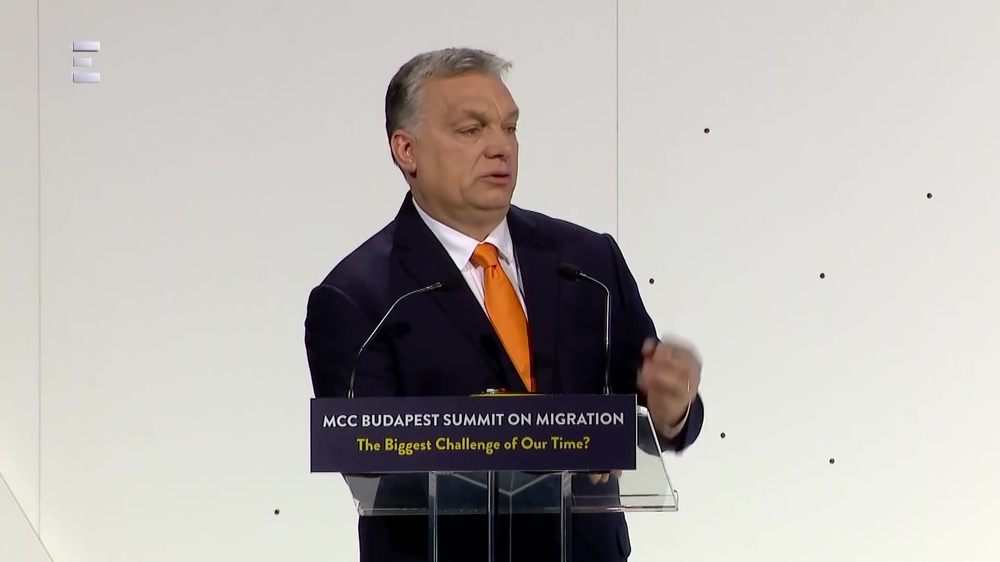
#> input picture experimenting/orban.jpg, 1000 x 562 px, shrunk from 1920 x 1080 before the run
$ python gaussian_smoothing.py
#> lines starting #> are read from the running program, lines starting #| are printed output that depends on the picture
import cv2
import numpy as np

image = cv2.imread("orban.jpg")
#> image is the input picture: shape (562, 1000, 3); mean B, G, R 175.7, 179.3, 183.1
cv2.imshow("Loaded image", image)
cv2.waitKey(0)

blurred_image = cv2.GaussianBlur(image, ksize=(0, 0), sigmaX=5)
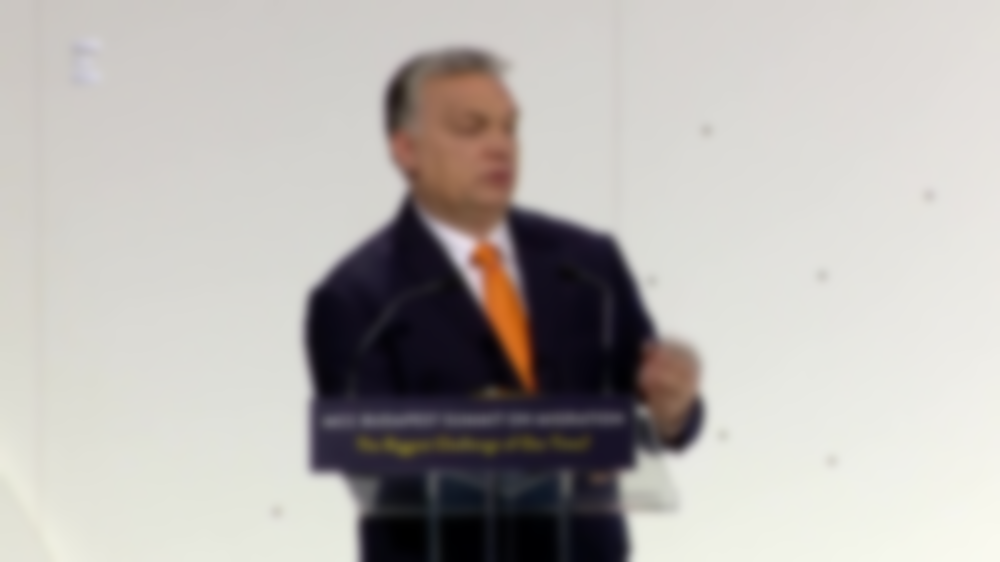
#> blurred_image: shape (562, 1000, 3); mean B, G, R 175.7, 179.3, 183.1
cv2.imshow("Blurred image", blurred_image)
cv2.waitKey(0)

cv2.destroyAllWindows()
